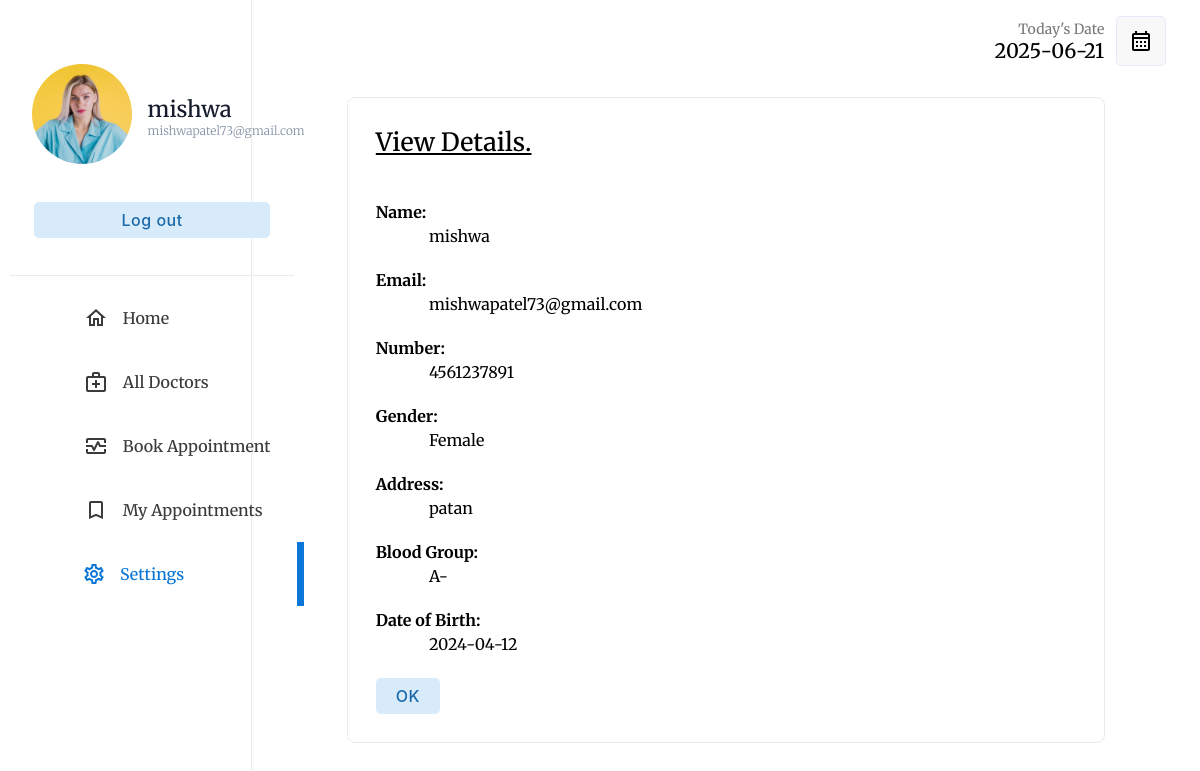
The app's page /php/patient/viewaccount.php (signed in) with its own data.
### tables this page shows
CREATE TABLE IF NOT EXISTS `patient` (
  `PID` int NOT NULL AUTO_INCREMENT,
  `PPHOTO` longblob,
  `PNAME` varchar(35) NOT NULL,
  `PPASSWORD` varchar(20) NOT NULL,
  `PEMAIL` varchar(35) NOT NULL,
  `PGENDER` varchar(10) NOT NULL,
  `PNUMBER` varchar(10) NOT NULL,
  `PADDRESS` varchar(50) NOT NULL,
  `PBLOOD_GROUP` varchar(3) NOT NULL,
  `PDATE_OF_BIRTH` date NOT NULL,
  PRIMARY KEY (`PID`)
);

### php/patient/viewaccount.php (the view, shortened to what this page needs)
<!DOCTYPE html>
<html lang="en">
<head>
    <link rel="stylesheet" type="text/css" href="../../css/patient/index.css">
</head>
<body>
    <?php
    if (isset($_SESSION["userid"])) {
        if (($_SESSION["userid"]) == "" or $_SESSION['usertype'] != 'PATIENT') {
            header("location: ../login.php");
        } else {
            $userid = $_SESSION["userid"];
        }
    } else {
        header("location: ../login.php");
    }
    include("../database_connection.php");
    $query = "SELECT * FROM patient WHERE PID='$userid'";
    $patient = $db->query($query);
    $patienttb = $patient->fetch_assoc();
    $username = $patienttb["PNAME"];
    $useremail=$patienttb['PEMAIL'];
    $usergender=$patienttb['PGENDER'];
    $usernumber=$patienttb['PNUMBER'];
    $useraddress=$patienttb['PADDRESS'];
    $userbloodgroup=$patienttb['PBLOOD_GROUP'];
    $userdob=$patienttb['PDATE_OF_BIRTH'];
    ?>
    <div class="container">
        <div class="menu">
            <table class="menu-container" border="0">
                <tr>
                    <td style="padding:10px" colspan="2">
                        <table border="0" class="profile-container">
                            <tr>
                                <td width="30%" style="padding-left:20px">
                                    <a href="photo.php"> <img src='../../assets/images/pimage/<?php echo $patienttb['PPHOTO']; ?>' width='100' style="border-radius:50%"></a>
                                </td>
                                <td style="padding:0px;margin:0px;">
                                    <p class="profile-title"><?php echo $patienttb['PNAME']; ?></p>
                                    <p class="profile-subtitle" style="font-size: 12px;"><?php echo $patienttb['PEMAIL'] ?></p>
                                </td>
                            </tr>
                            <tr>
                                <td colspan="2">
                                    <a href="../logout.php"><input type="button" value="Log out" class="logout-btn btn-primary-soft btn"></a>
                                </td>
                            </tr>
                        </table>
                    </td>
                </tr>
                <tr class="menu-row">
                    <td class="menu-btn menu-icon-home ">
                        <a href="index.php" class="non-style-link-menu ">
                            <div>
                                <p class="menu-text">Home</p>
                        </a>
        </div></a>
        <tr class="menu-row">
            <td class="menu-btn menu-icon-doctor">
                <a href="alldoctors.php" class="non-style-link-menu">
                    <div>
                        <p class="menu-text">All Doctors</p>
                </a>
    </div>
    <tr class="menu-row">
        <td class="menu-btn menu-icon-session">
            <a href="booking.php" class="non-style-link-menu">
                <div>
                    <p class="menu-text">Book Appointment</p>
                </div>
            </a>
        </td>
    </tr>
    <tr class="menu-row">
        <td class="menu-btn menu-icon-appoinment">
            <a href="myappointments.php" class="non-style-link-menu">
                <div>
                    <p class="menu-text">My Appointments</p>
            </a></div>
        </td>
    </tr>
    <tr class="menu-row" >
                    <td class="menu-btn menu-icon-settings  menu-active menu-icon-settings-active">
                        <a href="settings.php" class="non-style-link-menu  non-style-link-menu-active"><div><p class="menu-text">Settings</p></a></div>
                    </td>
                </tr>
        <div class="dash-body" style="margin-top: 15px">
            <table border="0" width="100%" style=" border-spacing: 0;margin:0;padding:0;" >
                        <tr>
                    <td>
                    </td>
                            <td width="15%">
                                <p style="font-size: 14px;color: rgb(119, 119, 119);padding: 0;margin: 0;text-align: right;">
                                    Today's Date
                                </p>
                                <p class="heading-sub12" style="padding: 0;margin: 0;">
                                    <?php
                                $today = date('Y-m-d');
                                echo $today;
                                ?>
                                </p>
                            </td>
                            <td width="10%">
                                <button  class="btn-label"  style="display: flex;justify-content: center;align-items: center;"><img src="../../assets/img/calendar.svg" width="100%"></button>
                            </td>
                        </tr>
            </table>
                    <center>
                        <div style="display: flex;justify-content: center;">
                        <table width="80%" class="sub-table scrolldown add-doc-form-container" border="0">
                            <tr>
                                <td>
                                    <p style="padding: 0;margin: 0;text-align: left;font-size: 25px;font-weight: 500;"><u>View Details.</u></p><br><br>
                                </td>
                            </tr>
                            <tr>
                                <td class="label-td" colspan="2">
                                    <label for="name" class="form-label"><b>Name: </b></label>
                                </td>
                            </tr>
                            <tr>
                                <td class="label-td" colspan="2">&nbsp;&nbsp;&nbsp;&nbsp;&nbsp;&nbsp;&nbsp;&nbsp;&nbsp;&nbsp;&nbsp;&nbsp;&nbsp;
                                <?php echo $username; ?><br><br>
                                </td>
                            </tr>
                            <tr>
                                <td class="label-td" colspan="2">
                                    <label for="Email" class="form-label"><b>Email: </b></label>
                                </td>
                            </tr>
                            <tr>
                                <td class="label-td" colspan="2">&nbsp;&nbsp;&nbsp;&nbsp;&nbsp;&nbsp;&nbsp;&nbsp;&nbsp;&nbsp;&nbsp;&nbsp;&nbsp;
                                <?php echo $useremail; ?><br><br>
                                </td>
                            </tr>
                            <tr>
                                <td class="label-td" colspan="2">
                                    <label for="nic" class="form-label"><b>Number: </b></label>
                                </td>
                            </tr>
                            <tr>
                                <td class="label-td" colspan="2">&nbsp;&nbsp;&nbsp;&nbsp;&nbsp;&nbsp;&nbsp;&nbsp;&nbsp;&nbsp;&nbsp;&nbsp;&nbsp;
                                <?php echo $usernumber; ?><br><br>
                                </td>
                            </tr>
                            <tr>
                                <td class="label-td" colspan="2">
                                    <label for="Tele" class="form-label"><b>Gender: </b></label>
                                </td>
                            </tr>
                            <tr>
                                <td class="label-td" colspan="2">&nbsp;&nbsp;&nbsp;&nbsp;&nbsp;&nbsp;&nbsp;&nbsp;&nbsp;&nbsp;&nbsp;&nbsp;&nbsp;
                                <?php echo $usergender; ?><br><br>
                                </td>
                            </tr>
                            <tr>
                                <td class="label-td" colspan="2">
                                    <label for="spec" class="form-label"><b>Address: </b></label>
                                </td>
                            </tr>
                            <tr>
                            <td class="label-td" colspan="2">&nbsp;&nbsp;&nbsp;&nbsp;&nbsp;&nbsp;&nbsp;&nbsp;&nbsp;&nbsp;&nbsp;&nbsp;&nbsp;
                            <?php echo $useraddress; ?><br><br>
                            </td>
                            </tr>
                            <tr>
                            <td class="label-td" colspan="2">
                                <label for="spec" class="form-label"><b>Blood Group: </b></label>
                            </td>
                        </tr>
                        <tr>
                        <td class="label-td" colspan="2">&nbsp;&nbsp;&nbsp;&nbsp;&nbsp;&nbsp;&nbsp;&nbsp;&nbsp;&nbsp;&nbsp;&nbsp;&nbsp;
                        <?php echo $userbloodgroup; ?><br><br>
                        </td>
                        </tr>
                            <tr>
                                <td class="label-td" colspan="2">
                                    <label for="spec" class="form-label"><b>Date of Birth: </b></label>
                                </td>
                            </tr>
                            <tr>
                            <td class="label-td" colspan="2">&nbsp;&nbsp;&nbsp;&nbsp;&nbsp;&nbsp;&nbsp;&nbsp;&nbsp;&nbsp;&nbsp;&nbsp;&nbsp;
                            <?php echo $userdob; ?><br><br>
                            </td>
                            </tr>
                            <tr>
                                <td colspan="2">
                                    <a href="settings.php"><input type="button" value="OK" class="login-btn btn-primary-soft btn" ></a>
                                </td>
                            </tr>
                        </table>
                        </div>
                    </center>
        </div>
</body>
</html>

### css/patient/index.css (style rules this page uses)
:root { --primarycolor: #0A76D8; --primarycolorhover: #006dd3; --btnice:#D8EBFA; --btnnicetext:#1b62b3; }
body { font-family: "Merriweather", sans-serif; background-repeat: no-repeat; background-attachment: fixed; background-size: cover; height: 100%; }
html, body { height: 100%; margin: 0; }
a { color: #1977cc; text-decoration: none; }
.btn { cursor: pointer; padding: 8px 20px; outline: none; text-decoration: none; font-size: 15px; letter-spacing: 0.5px; transition: all 0.3s; border-radius: 5px; font-family: 'Inter', sans-serif; }
.btn-primary-soft { background-color: #D8EBFA ; color: #1969AA; font-weight: 500; font-size: 16px; border: none; }
.btn-label { margin-left: 10px; padding: 12px 12px; outline: none; text-decoration: none; font-size: 15px; letter-spacing: 0.5px; transition: all 0.3s; border-radius: 5px; background-color: #f0f0f073; border: 1px solid rgba(57,108,240,0.1) ; font-family: 'Inter', sans-serif; }
.sub-table { border: 1px solid #ebebeb; border-radius: 8px; }
.menu-btn { padding:6px; color: #3b3b3b; background-position: 30% 50%; background-repeat: no-repeat; transition: 0.5s; }
.menu-text { padding-left: 40%; font-weight: 500; font-size: 16px; }
.menu-active { color: var(--primarycolor); border-right: 7px solid var(--primarycolor); background-color: var(); }
.non-style-link-menu:link, .non-style-link-menu:visited, .non-style-link-menu:active { text-decoration: none; color: #3b3b3b; }
.non-style-link-menu-active:link, .non-style-link-menu-active:visited, .non-style-link-menu-active:active { text-decoration: none; color: var(--primarycolor); }
.menu-icon-doctor { background-image: url('../../assets/img/icons/doctors.svg'); }
.menu-icon-appoinment { background-image: url('../../assets/img/icons/book.svg'); }
.menu-icon-settings { background-image: url('../../assets/img/icons/settings.svg'); }
.menu-icon-session { background-image: url('../../assets/img/icons/session.svg'); }
.menu-icon-home { background-image: url('../../assets/img/icons/home.svg'); }
.menu-icon-settings:hover,.menu-icon-settings-active { color: var(--primarycolor); background-image: url('../../assets/img/icons/settings-iceblue.svg'); }
.container { display: flex; flex-wrap: wrap; height: 100vh; }
.menu { border-right: 1.5px solid rgb(235, 235, 235); width: 21%; height: 100vh; box-shadow: 0 0px 0px 2px rgba(240, 240, 240, 0.3); }
.dash-body { width: 79%; height: 100vh; }
.menu-container { width: 100%; border-spacing: 0; }
.profile-title { font-weight: 500; color: #161c2d; font-size: 22px; margin: 0; text-align: left; padding-left: 8%; }
.profile-subtitle { font-weight: 300; color: #8492a6; font-size: 15px; margin: 0; text-align: left; padding-left: 8%; }
.logout-btn { margin-top: 30px; width: 85%; }
.profile-container { border-bottom: 1.5px solid rgb(235, 235, 235); padding-top: 18%; padding-bottom: 12%; text-align: center; }
.heading-sub12 { font-weight: 500; font-size: 20px; text-align: right; }
.add-doc-form-container { padding: 25px; margin-top: 30px; }

### records on screen
patient: PPHOTO (picture), PNAME "mishwa", PEMAIL "mishwapatel73@gmail.com", PNUMBER "4561237891", PGENDER "Female", PADDRESS "patan", PBLOOD_GROUP "A-", PDATE_OF_BIRTH "2024-04-12"
